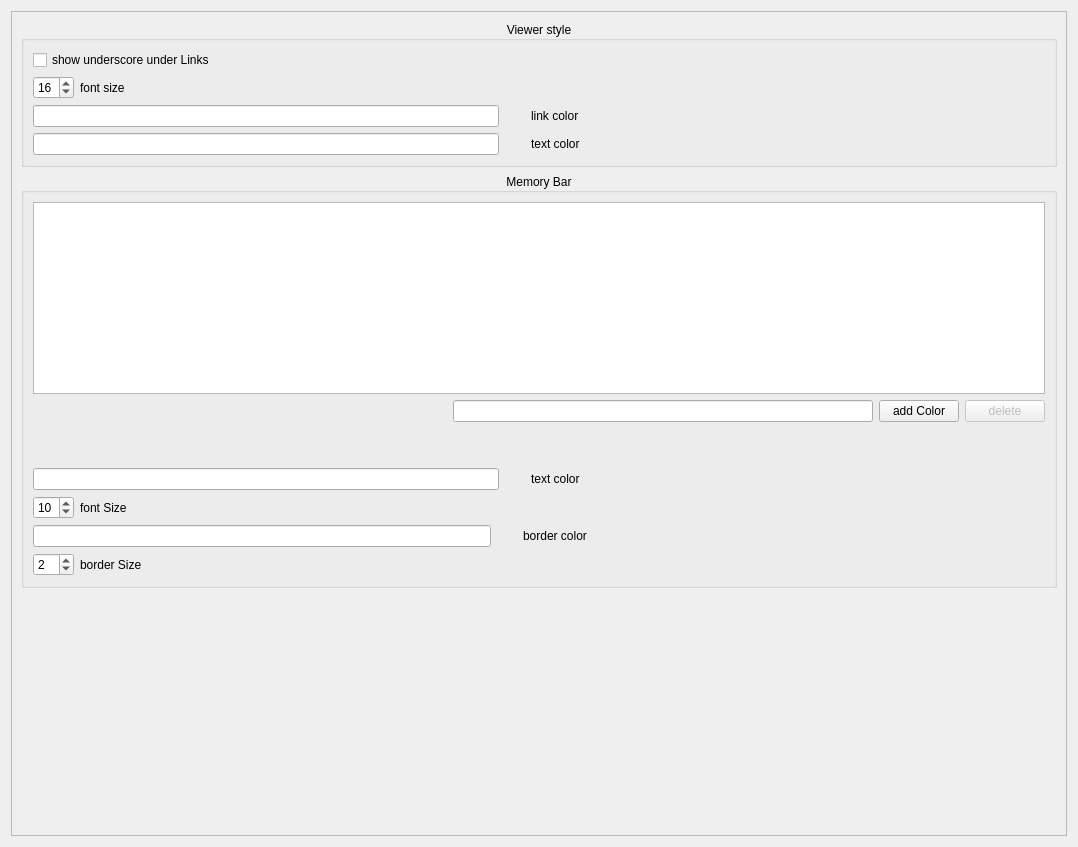
<?xml version="1.0" encoding="UTF-8"?>
<ui version="4.0">
 <class>textviewersettings</class>
 <widget class="QWidget" name="textviewersettings">
  <property name="geometry">
   <rect>
    <x>0</x>
    <y>0</y>
    <width>1078</width>
    <height>847</height>
   </rect>
  </property>
  <property name="windowTitle">
   <string>textviewersettings</string>
  </property>
  <layout class="QVBoxLayout" name="verticalLayout">
   <item>
    <widget class="QScrollArea" name="scrollArea">
     <property name="widgetResizable">
      <bool>true</bool>
     </property>
     <widget class="QWidget" name="scrollAreaWidgetContents">
      <property name="geometry">
       <rect>
        <x>0</x>
        <y>0</y>
        <width>1058</width>
        <height>827</height>
       </rect>
      </property>
      <layout class="QVBoxLayout" name="verticalLayout_2">
       <item>
        <layout class="QHBoxLayout" name="horizontalLayout">
         <item>
          <widget class="QGroupBox" name="groupBox">
           <property name="title">
            <string>Viewer style</string>
           </property>
           <property name="alignment">
            <set>Qt::AlignmentFlag::AlignCenter</set>
           </property>
           <layout class="QVBoxLayout" name="verticalLayout_3">
            <item>
             <layout class="QHBoxLayout" name="horizontalLayout_2">
              <item>
               <widget class="QCheckBox" name="linkUnsercoreCheckBox">
                <property name="text">
                 <string>show underscore under Links</string>
                </property>
               </widget>
              </item>
             </layout>
            </item>
            <item>
             <layout class="QHBoxLayout" name="horizontalLayout_3">
              <item>
               <widget class="QSpinBox" name="fontSizeSpinBox">
                <property name="value">
                 <number>16</number>
                </property>
               </widget>
              </item>
              <item>
               <widget class="QLabel" name="label">
                <property name="text">
                 <string>font size</string>
                </property>
               </widget>
              </item>
              <item>
               <spacer name="horizontalSpacer">
                <property name="orientation">
                 <enum>Qt::Orientation::Horizontal</enum>
                </property>
                <property name="sizeHint" stdset="0">
                 <size>
                  <width>40</width>
                  <height>20</height>
                 </size>
                </property>
               </spacer>
              </item>
             </layout>
            </item>
            <item>
             <layout class="QHBoxLayout" name="horizontalLayout_4">
              <item>
               <widget class="QLineEdit" name="linkColorLineEdit">
                <property name="toolTip">
                 <string>Name of color or #[hex]</string>
                </property>
               </widget>
              </item>
              <item>
               <widget class="QLabel" name="linkColorDisplay">
                <property name="minimumSize">
                 <size>
                  <width>20</width>
                  <height>20</height>
                 </size>
                </property>
                <property name="maximumSize">
                 <size>
                  <width>20</width>
                  <height>20</height>
                 </size>
                </property>
                <property name="text">
                 <string/>
                </property>
               </widget>
              </item>
              <item>
               <widget class="QLabel" name="label_2">
                <property name="text">
                 <string>link color</string>
                </property>
               </widget>
              </item>
              <item>
               <spacer name="horizontalSpacer_2">
                <property name="orientation">
                 <enum>Qt::Orientation::Horizontal</enum>
                </property>
                <property name="sizeHint" stdset="0">
                 <size>
                  <width>40</width>
                  <height>20</height>
                 </size>
                </property>
               </spacer>
              </item>
             </layout>
            </item>
            <item>
             <layout class="QHBoxLayout" name="horizontalLayout_5">
              <item>
               <widget class="QLineEdit" name="textColorLineEdit">
                <property name="toolTip">
                 <string>Name of color or #[hex]</string>
                </property>
               </widget>
              </item>
              <item>
               <widget class="QLabel" name="textColorDisplay">
                <property name="minimumSize">
                 <size>
                  <width>20</width>
                  <height>20</height>
                 </size>
                </property>
                <property name="maximumSize">
                 <size>
                  <width>20</width>
                  <height>20</height>
                 </size>
                </property>
                <property name="text">
                 <string/>
                </property>
               </widget>
              </item>
              <item>
               <widget class="QLabel" name="label_3">
                <property name="text">
                 <string>text color</string>
                </property>
               </widget>
              </item>
              <item>
               <spacer name="horizontalSpacer_3">
                <property name="orientation">
                 <enum>Qt::Orientation::Horizontal</enum>
                </property>
                <property name="sizeHint" stdset="0">
                 <size>
                  <width>40</width>
                  <height>20</height>
                 </size>
                </property>
               </spacer>
              </item>
             </layout>
            </item>
           </layout>
          </widget>
         </item>
        </layout>
       </item>
       <item>
        <layout class="QHBoxLayout" name="horizontalLayout_7"/>
       </item>
       <item>
        <widget class="QGroupBox" name="groupBox_2">
         <property name="title">
          <string>Memory Bar</string>
         </property>
         <property name="alignment">
          <set>Qt::AlignmentFlag::AlignCenter</set>
         </property>
         <layout class="QVBoxLayout" name="verticalLayout_4">
          <item>
           <widget class="QListWidget" name="colorListWidget"/>
          </item>
          <item>
           <layout class="QHBoxLayout" name="horizontalLayout_8">
            <item>
             <spacer name="horizontalSpacer_4">
              <property name="orientation">
               <enum>Qt::Orientation::Horizontal</enum>
              </property>
              <property name="sizeHint" stdset="0">
               <size>
                <width>40</width>
                <height>20</height>
               </size>
              </property>
             </spacer>
            </item>
            <item>
             <widget class="QLineEdit" name="colorListLineEdit">
              <property name="toolTip">
               <string>Name of color or #[hex]</string>
              </property>
             </widget>
            </item>
            <item>
             <widget class="QPushButton" name="addColorPushButton">
              <property name="text">
               <string>add Color</string>
              </property>
             </widget>
            </item>
            <item>
             <widget class="QPushButton" name="deletePushButton">
              <property name="enabled">
               <bool>false</bool>
              </property>
              <property name="text">
               <string>delete</string>
              </property>
              <property name="checkable">
               <bool>false</bool>
              </property>
              <property name="checked">
               <bool>false</bool>
              </property>
             </widget>
            </item>
           </layout>
          </item>
          <item>
           <spacer name="verticalSpacer_2">
            <property name="orientation">
             <enum>Qt::Orientation::Vertical</enum>
            </property>
            <property name="sizeHint" stdset="0">
             <size>
              <width>20</width>
              <height>40</height>
             </size>
            </property>
           </spacer>
          </item>
          <item>
           <layout class="QHBoxLayout" name="horizontalLayout_10">
            <item>
             <widget class="QLineEdit" name="memBarTextColorLineEdit">
              <property name="toolTip">
               <string>Name of color or #[hex]</string>
              </property>
             </widget>
            </item>
            <item>
             <widget class="QLabel" name="memBarTextColorDisplay">
              <property name="minimumSize">
               <size>
                <width>20</width>
                <height>20</height>
               </size>
              </property>
              <property name="maximumSize">
               <size>
                <width>20</width>
                <height>20</height>
               </size>
              </property>
              <property name="text">
               <string/>
              </property>
             </widget>
            </item>
            <item>
             <widget class="QLabel" name="label_4">
              <property name="text">
               <string>text color</string>
              </property>
             </widget>
            </item>
            <item>
             <spacer name="horizontalSpacer_5">
              <property name="orientation">
               <enum>Qt::Orientation::Horizontal</enum>
              </property>
              <property name="sizeHint" stdset="0">
               <size>
                <width>40</width>
                <height>20</height>
               </size>
              </property>
             </spacer>
            </item>
           </layout>
          </item>
          <item>
           <layout class="QHBoxLayout" name="horizontalLayout_12">
            <item>
             <widget class="QSpinBox" name="memBarFontSizeSpinBox">
              <property name="value">
               <number>10</number>
              </property>
             </widget>
            </item>
            <item>
             <widget class="QLabel" name="label_5">
              <property name="text">
               <string>font Size</string>
              </property>
             </widget>
            </item>
            <item>
             <spacer name="horizontalSpacer_6">
              <property name="orientation">
               <enum>Qt::Orientation::Horizontal</enum>
              </property>
              <property name="sizeHint" stdset="0">
               <size>
                <width>40</width>
                <height>20</height>
               </size>
              </property>
             </spacer>
            </item>
           </layout>
          </item>
          <item>
           <layout class="QHBoxLayout" name="horizontalLayout_15">
            <item>
             <widget class="QLineEdit" name="memBarBorderColorLineEdit">
              <property name="toolTip">
               <string>Name of color or #[hex]</string>
              </property>
             </widget>
            </item>
            <item>
             <widget class="QLabel" name="memBarBorderColorDisplay">
              <property name="minimumSize">
               <size>
                <width>20</width>
                <height>20</height>
               </size>
              </property>
              <property name="maximumSize">
               <size>
                <width>20</width>
                <height>20</height>
               </size>
              </property>
              <property name="text">
               <string/>
              </property>
             </widget>
            </item>
            <item>
             <widget class="QLabel" name="label_8">
              <property name="text">
               <string>border color</string>
              </property>
             </widget>
            </item>
            <item>
             <spacer name="horizontalSpacer_9">
              <property name="orientation">
               <enum>Qt::Orientation::Horizontal</enum>
              </property>
              <property name="sizeHint" stdset="0">
               <size>
                <width>40</width>
                <height>20</height>
               </size>
              </property>
             </spacer>
            </item>
           </layout>
          </item>
          <item>
           <layout class="QHBoxLayout" name="horizontalLayout_13">
            <item>
             <widget class="QSpinBox" name="memBarBorderSizeSpinBox">
              <property name="value">
               <number>2</number>
              </property>
             </widget>
            </item>
            <item>
             <widget class="QLabel" name="label_6">
              <property name="text">
               <string>border Size</string>
              </property>
             </widget>
            </item>
            <item>
             <spacer name="horizontalSpacer_7">
              <property name="orientation">
               <enum>Qt::Orientation::Horizontal</enum>
              </property>
              <property name="sizeHint" stdset="0">
               <size>
                <width>40</width>
                <height>20</height>
               </size>
              </property>
             </spacer>
            </item>
           </layout>
          </item>
         </layout>
        </widget>
       </item>
       <item>
        <spacer name="verticalSpacer">
         <property name="orientation">
          <enum>Qt::Orientation::Vertical</enum>
         </property>
         <property name="sizeHint" stdset="0">
          <size>
           <width>20</width>
           <height>40</height>
          </size>
         </property>
        </spacer>
       </item>
      </layout>
     </widget>
    </widget>
   </item>
  </layout>
 </widget>
 <resources/>
 <connections/>
</ui>
